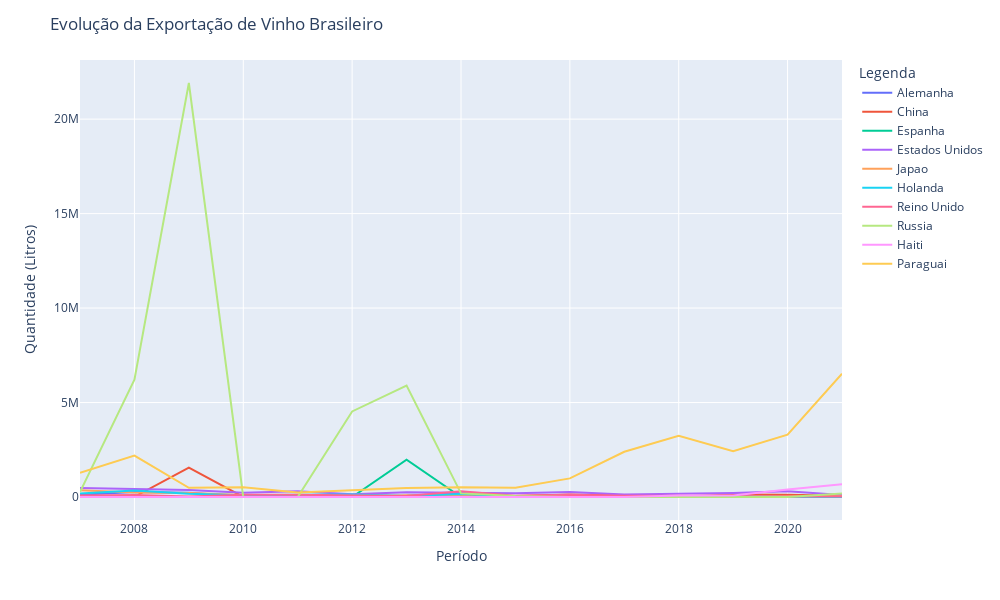

The notebook cell this image was saved under:
### Code cell
fig = px.line(
    data_frame = evolucao_top_10, 
    x = 'ano', 
    y = 'quantidade_exportacao',
    color = 'pais'
)

fig.update_layout(
    title = 'Evolução da Exportação de Vinho Brasileiro', 
    xaxis_title = 'Período', 
    yaxis_title = 'Quantidade (Litros)', 
    legend_title = 'Legenda',
    width = 1000, 
    height = 600
    )

fig.show()

### Figure 1 — Plotly figure (JSON) as saved in the notebook; plotly's stock layout.template omitted (floating-point values rounded to 4 significant figures)
{"data": [{"hovertemplate": "pais=Alemanha<br>ano=%{x}<br>quantidade_exportacao=%{y}<extra></extra>", "legendgroup": "Alemanha", "line": {"color": "#636efa", "dash": "solid"}, "marker": {"symbol": "circle"}, "mode": "lines", "name": "Alemanha", "orientation": "v", "showlegend": true, "type": "scatter", "x": [2007, 2008, 2009, 2010, 2011, 2012, 2013, 2014, 2015, 2016, 2017, 2018, 2019, 2020, 2021], "xaxis": "x", "y": [119512, 265742, 225086, 27715, 36070, 8189, 61699, 213348, 10680, 14012, 15467, 10794, 3660, 6261, 2698], "yaxis": "y"}, {"hovertemplate": "pais=China<br>ano=%{x}<br>quantidade_exportacao=%{y}<extra></extra>", "legendgroup": "China", "line": {"color": "#EF553B", "dash": "solid"}, "marker": {"symbol": "circle"}, "mode": "lines", "name": "China", "orientation": "v", "showlegend": true, "type": "scatter", "x": [2007, 2008, 2009, 2010, 2011, 2012, 2013, 2014, 2015, 2016, 2017, 2018, 2019, 2020, 2021], "xaxis": "x", "y": [7638, 8689, 1553416, 795, 54156, 87905, 40929, 64040, 47609, 134106, 67594, 30835, 129852, 122253, 61884], "yaxis": "y"}, {"hovertemplate": "pais=Espanha<br>ano=%{x}<br>quantidade_exportacao=%{y}<extra></extra>", "legendgroup": "Espanha", "line": {"color": "#00cc96", "dash": "solid"}, "marker": {"symbol": "circle"}, "mode": "lines", "name": "Espanha", "orientation": "v", "showlegend": true, "type": "scatter", "x": [2007, 2008, 2009, 2010, 2011, 2012, 2013, 2014, 2015, 2016, 2017, 2018, 2019, 2020, 2021], "xaxis": "x", "y": [0, 2942, 2181, 0, 5206, 0, 1972980, 0, 0, 0, 0, 6123, 3540, 28, 0], "yaxis": "y"}, {"hovertemplate": "pais=Estados Unidos<br>ano=%{x}<br>quantidade_exportacao=%{y}<extra></extra>", "legendgroup": "Estados Unidos", "line": {"color": "#ab63fa", "dash": "solid"}, "marker": {"symbol": "circle"}, "mode": "lines", "name": "Estados Unidos", "orientation": "v", "showlegend": true, "type": "scatter", "x": [2007, 2008, 2009, 2010, 2011, 2012, 2013, 2014, 2015, 2016, 2017, 2018, 2019, 2020, 2021], "xaxis": "x", "y": [479269, 443895, 372319, 228968, 306787, 146585, 245368, 222267, 195896, 258072, 132688, 169109, 209765, 300178, 111085], "yaxis": "y"}, {"hovertemplate": "pais=Japao<br>ano=%{x}<br>quantidade_exportacao=%{y}<extra></extra>", "legendgroup": "Japao", "line": {"color": "#FFA15A", "dash": "solid"}, "marker": {"symbol": "circle"}, "mode": "lines", "name": "Japao", "orientation": "v", "showlegend": true, "type": "scatter", "x": [2007, 2008, 2009, 2010, 2011, 2012, 2013, 2014, 2015, 2016, 2017, 2018, 2019, 2020, 2021], "xaxis": "x", "y": [357943, 232293, 217974, 112178, 100835, 29281, 91988, 106426, 31597, 34341, 33909, 36992, 40621, 36442, 39491], "yaxis": "y"}, {"hovertemplate": "pais=Holanda<br>ano=%{x}<br>quantidade_exportacao=%{y}<extra></extra>", "legendgroup": "Holanda", "line": {"color": "#19d3f3", "dash": "solid"}, "marker": {"symbol": "circle"}, "mode": "lines", "name": "Holanda", "orientation": "v", "showlegend": true, "type": "scatter", "x": [2007, 2008, 2009, 2010, 2011, 2012, 2013, 2014, 2015, 2016, 2017, 2018, 2019, 2020, 2021], "xaxis": "x", "y": [181046, 340412, 171654, 87368, 125414, 134879, 57792, 165289, 44987, 42953, 0, 9451, 44882, 248, 3791], "yaxis": "y"}, {"hovertemplate": "pais=Reino Unido<br>ano=%{x}<br>quantidade_exportacao=%{y}<extra></extra>", "legendgroup": "Reino Unido", "line": {"color": "#FF6692", "dash": "solid"}, "marker": {"symbol": "circle"}, "mode": "lines", "name": "Reino Unido", "orientation": "v", "showlegend": true, "type": "scatter", "x": [2007, 2008, 2009, 2010, 2011, 2012, 2013, 2014, 2015, 2016, 2017, 2018, 2019, 2020, 2021], "xaxis": "x", "y": [84613, 100097, 30092, 123624, 122629, 82937, 59161, 305807, 68382, 117044, 60711, 67708, 34295, 22913, 25316], "yaxis": "y"}, {"hovertemplate": "pais=Russia<br>ano=%{x}<br>quantidade_exportacao=%{y}<extra></extra>", "legendgroup": "Russia", "line": {"color": "#B6E880", "dash": "solid"}, "marker": {"symbol": "circle"}, "mode": "lines", "name": "Russia", "orientation": "v", "showlegend": true, "type": "scatter", "x": [2007, 2008, 2009, 2010, 2011, 2012, 2013, 2014, 2015, 2016, 2017, 2018, 2019, 2020, 2021], "xaxis": "x", "y": [266400, 6207658, 21912914, 0, 0, 4528176, 5893291, 190656, 47664, 0, 0, 0, 0, 1463, 181931], "yaxis": "y"}, {"hovertemplate": "pais=Haiti<br>ano=%{x}<br>quantidade_exportacao=%{y}<extra></extra>", "legendgroup": "Haiti", "line": {"color": "#FF97FF", "dash": "solid"}, "marker": {"symbol": "circle"}, "mode": "lines", "name": "Haiti", "orientation": "v", "showlegend": true, "type": "scatter", "x": [2007, 2008, 2009, 2010, 2011, 2012, 2013, 2014, 2015, 2016, 2017, 2018, 2019, 2020, 2021], "xaxis": "x", "y": [0, 20, 4500, 2700, 0, 0, 0, 0, 0, 0, 0, 79500, 81873, 399128, 670379], "yaxis": "y"}, {"hovertemplate": "pais=Paraguai<br>ano=%{x}<br>quantidade_exportacao=%{y}<extra></extra>", "legendgroup": "Paraguai", "line": {"color": "#FECB52", "dash": "solid"}, "marker": {"symbol": "circle"}, "mode": "lines", "name": "Paraguai", "orientation": "v", "showlegend": true, "type": "scatter", "x": [2007, 2008, 2009, 2010, 2011, 2012, 2013, 2014, 2015, 2016, 2017, 2018, 2019, 2020, 2021], "xaxis": "x", "y": [1285459, 2191901, 486927, 510989, 240168, 354824, 481564, 521847, 495428, 985739, 2393468, 3234168, 2419537, 3299013, 6522527], "yaxis": "y"}], "layout": {"height": 600, "legend": {"title": {"text": "Legenda"}, "tracegroupgap": 0}, "margin": {"t": 60}, "title": {"text": "Evolução da Exportação de Vinho Brasileiro"}, "width": 1000, "xaxis": {"anchor": "y", "domain": [0, 1], "title": {"text": "Período"}}, "yaxis": {"anchor": "x", "domain": [0, 1], "title": {"text": "Quantidade (Litros)"}}}}
